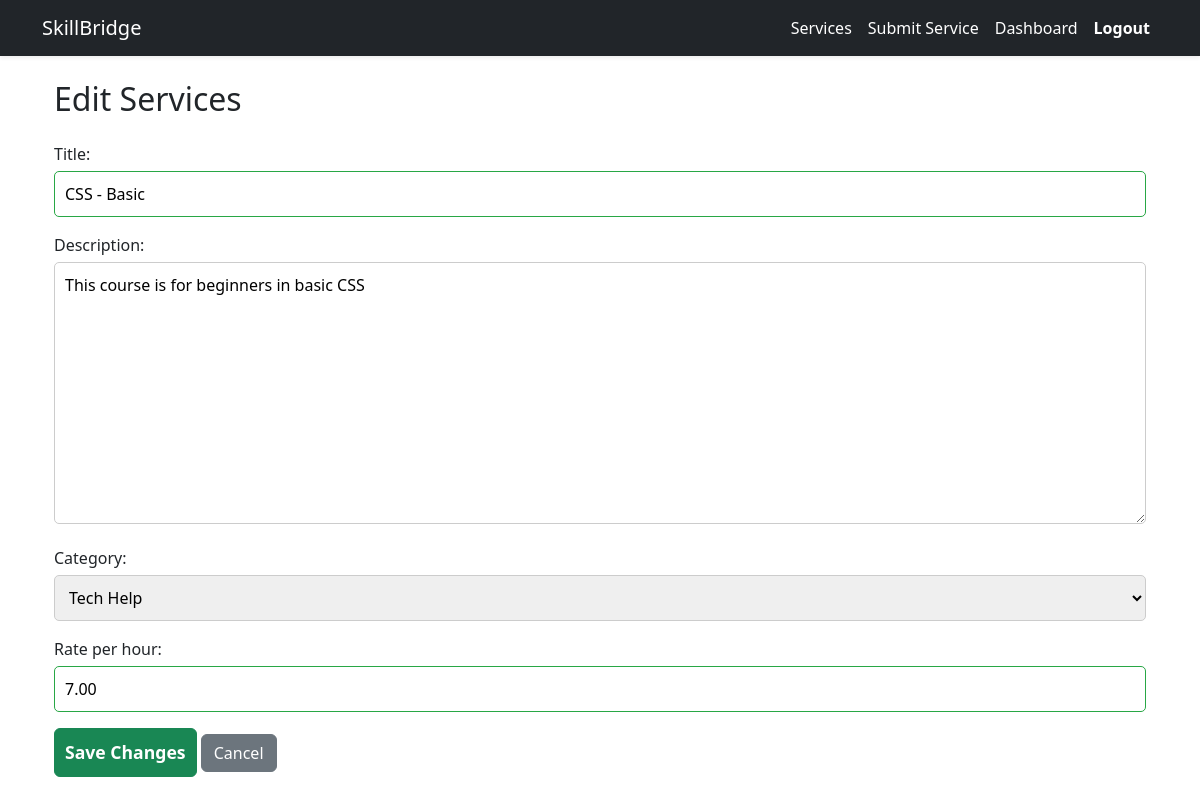
Screenshot of /services/edit/5/ (signed in) with the database file from the repository.
### services/models.py (models this page shows, shortened)
class SkillService(models.Model):
    CATEGORY_CHOICES = [
        ('Tutoring', 'Tutoring'),
        ('Tech Help', 'Tech Help'),
        ('Sewing', 'Sewing'),
        ('Gardening', 'Gardening'),
        ('Other', 'Other'),
    ]
    provider = models.ForeignKey(User, on_delete=models.CASCADE)
    title = models.CharField(max_length=100)
    description = models.TextField()
    category = models.CharField(max_length=50, choices=CATEGORY_CHOICES)
    rate_per_hour = models.DecimalField(max_digits=6, decimal_places=2)
    is_approved = models.BooleanField(default=False)
    created_at = models.DateTimeField(auto_now_add=True)

### services/views.py (the view)
# urls.py: path('edit/<int:service_id>/', edit_service, name='edit_service'),
@login_required
def edit_service(request, service_id):
    service = get_object_or_404(SkillService, id=service_id)
    if service.provider != request.user:
        return HttpResponseForbidden("You cannot edit this service.")
    if request.method == 'POST':
        form = SkillServiceForm(request.POST, instance=service)
        if form.is_valid():
            form.save()  # Save updates to the database
            messages.success(request, "Your service was updated successfully.")
            return redirect('dashboard')  # Go back to the dashboard
    else:
        form = SkillServiceForm(instance=service)
    return render(request, 'services/edit_service.html',
                  {'form': form, 'service':service})

### services/forms.py
class SkillServiceForm(forms.ModelForm):
    class Meta:
        model = SkillService
        fields = ['title', 'description', 'category', 'rate_per_hour']

### services/templates/services/edit_service.html (shortened to what this page needs)
{% extends 'base.html' %}
{% block content %}
<div class="container mt-4">
<h2 class="mb-4">Edit Services</h2>
<form method="post" novalidate>
    {{ form.as_p}}
    <button type="submit" class="btn btn-success">Save Changes</button>
     <a href="{% url 'dashboard' %}" class="btn btn-secondary">Cancel</a>
</form>
</div>
{% endblock %}

### services/static/css/style.css (style rules this page uses)
input:required:valid { border-color: #28a745; }
.btn-success { font-weight: 600; }
form label { font-weight: 500; margin-bottom: 5px; }
form input, form textarea, form select { width: 100%; padding: 10px; font-size: 1rem; border-radius: 5px; border: 1px solid #ccc; }
button[type="submit"] { padding: 10px; font-weight: 600; font-size: 1.1rem; }

### rows the page displays
SkillService: title "CSS - Basic", description "This course is for beginners in basic CSS", category "Tech Help", rate_per_hour "7.00"
